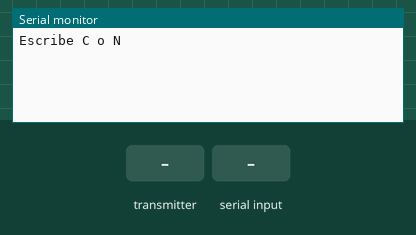
The program below on a simulated ESP32. Parts: the last lines printed to the serial monitor. Inputs (shaded band) come from the test bench.

Above: at 1.2 s.
1.3 s: the transmitter starts sending temperature = 0
At 1.66 s:
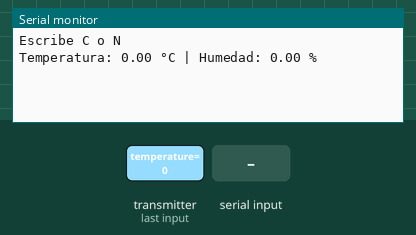
3.3 s: "C" received over Serial
4.8 s: "N" received over Serial
6.3 s: the transmitter starts sending humidity = 25
At 6.66 s:
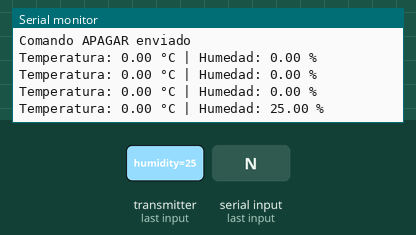
7.8 s: the transmitter starts sending humidity = 50
At 8.16 s:
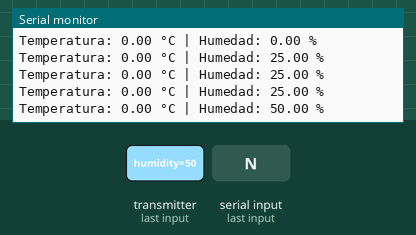
Timing chart, 0 to 10.3 s (numbered marks = the images above; inputs shaded):
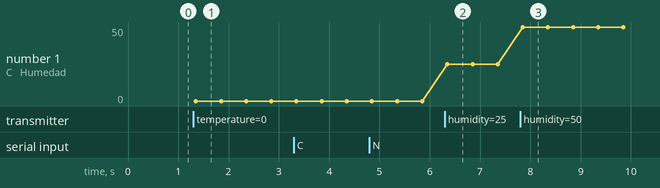

Measured:
- after the input at 1.3 s, the serial monitor: prints a new line after 0.05 s (image 1)
- after the input at 6.3 s, the serial monitor: prints a new line after 0.05 s (image 2)
- after the input at 7.8 s, the serial monitor: prints a new line after 0.05 s (image 3)
- plotted number 1: 0 → 25 after the input at 6.3 s, 25 → 50 after the input at 7.8 s

The program:

main.cpp
```cpp
#include <Arduino.h>
#include <WiFi.h>
#include <esp_now.h>

// MAC del ESP32 #1
uint8_t senderMAC[] = {0x00, 0x4B, 0x12, 0x9A, 0x14, 0x8C};

// Datos recibidos
typedef struct struct_message {
  float temperature;
  float humidity;
} struct_message;

struct_message incomingData;

// Comando LED
typedef struct command_message {
  char command;
} command_message;

command_message cmd;

// Recibe sensores
void OnDataRecv(const uint8_t * mac,
                const uint8_t *incomingDataBytes,
                int len) {

  memcpy(&incomingData,
         incomingDataBytes,
         sizeof(incomingData));

  Serial.print("Temperatura: ");

  Serial.print(incomingData.temperature);

  Serial.print(" °C | Humedad: ");

  Serial.print(incomingData.humidity);

  Serial.println(" %");
}

void setup() {

  Serial.begin(115200);

  WiFi.mode(WIFI_STA);

  if (esp_now_init() != ESP_OK) {

    Serial.println("Error inicializando ESP NOW");
    return;
  }

  esp_now_register_recv_cb(OnDataRecv);

  esp_now_peer_info_t peerInfo;

  memset(&peerInfo, 0, sizeof(peerInfo));

  memcpy(peerInfo.peer_addr, senderMAC, 6);

  peerInfo.channel = 0;

  peerInfo.encrypt = false;

  if (esp_now_add_peer(&peerInfo) != ESP_OK) {

    Serial.println("Error agregando peer");
    return;
  }

  Serial.println("Escribe C o N");
}

void loop() {

  // Leer serial
  if(Serial.available()){

    char dato = Serial.read();

    // Encender LED remoto
    if(dato == 'C'){

      cmd.command = 'C';

      esp_now_send(senderMAC,
                   (uint8_t *) &cmd,
                   sizeof(cmd));

      Serial.println("Comando ENCENDER enviado");
    }

    // Apagar LED remoto
    if(dato == 'N'){

      cmd.command = 'N';

      esp_now_send(senderMAC,
                   (uint8_t *) &cmd,
                   sizeof(cmd));

      Serial.println("Comando APAGAR enviado");
    }
  }
}
```
